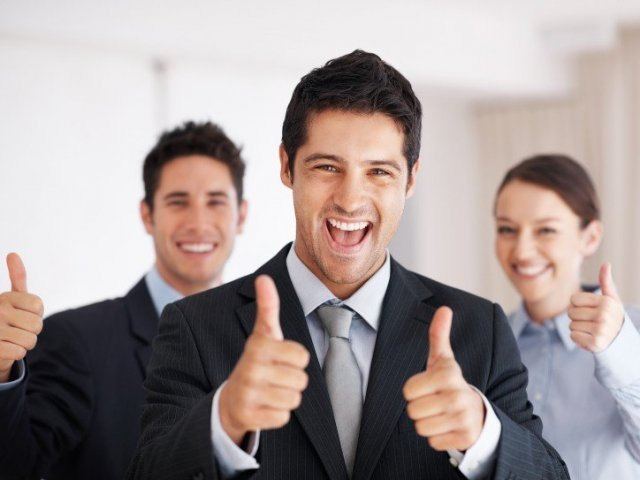
#> input picture pessoas/pessoas4.jpg, 640 x 480 px
$ python detec_faces.py
#> lines starting #> are read from the running program, lines starting #| are printed output that depends on the picture; after the words box and inside, x2 and y2 are one past the last pixel; in counts of white or black regions, pixels touching at a corner belong together
import cv2

# Leitura do arquivo haar para criar um classificador
classificador = cv2.CascadeClassifier('cascades/haarcascade_frontalface_default.xml')

# Leitura da imagem que sera usada
imagem = cv2.imread('pessoas/pessoas4.jpg')
#> imagem is the input picture: shape (480, 640, 3); mean B, G, R 151.1, 152.4, 164
# Conversao para tons de cinza
imagemCinza = cv2.cvtColor(imagem, cv2.COLOR_BGR2GRAY)
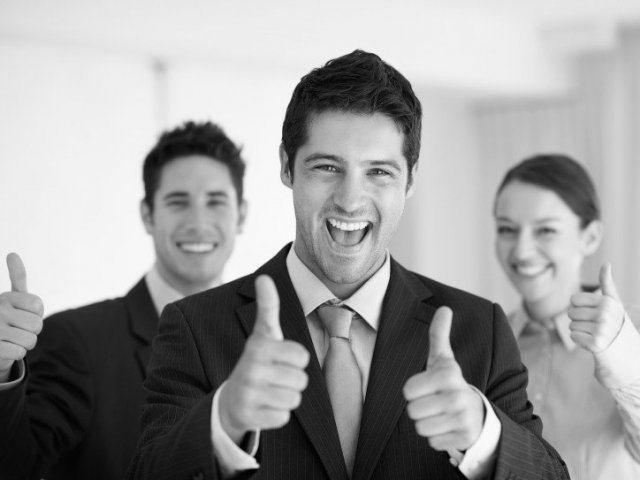
#> imagemCinza: shape (480, 640); min 0, max 255, mean 155.7

# Deteccao de faces na imagem carregada
# Usando o parametro scalefactor(>1). 1.1 eh o padrao = escala da detecao
# minNeighbors = Quantos vizinhos cada retangulo candidato deve ter para mante-lo(valor alto = menos deteccoes e maior qualidade)
# minSize = menor obj a ser reconhecido. 30 x 30 eh o padrao
facesDetectadas = classificador.detectMultiScale(imagemCinza, scaleFactor=1.1, minNeighbors=9, minSize=(30,30))
#> facesDetectadas = [[230, 361, 65, 65], [484, 191, 104, 104], [140, 158, 112, 112], [280, 113, 146, 146]]

# Print do numero de faces detectadas pelo algoritmo
print(len(facesDetectadas))
#| 4

# Print da regiao da faces detectadas
print(facesDetectadas)
#| [[230 361  65  65]
#|  [484 191 104 104]
#|  [140 158 112 112]
#|  [280 113 146 146]]

# Desenhar o quadrado nas faces detectadas. Comparar com o print anterior
for (x, y, largura, altura) in facesDetectadas:
	print(x, y, largura, altura)
	# Desenho do retangulo. No final cor e largura da borda
	cv2.rectangle(imagem, (x,y), (x + largura, y + largura), (0, 0 , 255), 2)
#> this loop made 4 passes
#| 230 361 65 65
#| 484 191 104 104
#| 140 158 112 112
#| 280 113 146 146
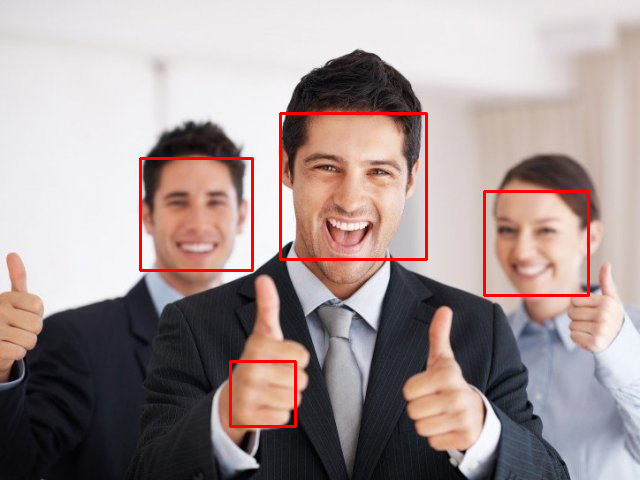
#> imagem: shape (480, 640, 3); 1.66% of pixels changed, all inside (x1, y1, x2, y2) = (139, 112, 590, 428)

# Mostrar a imagem na janela para o usuario
cv2.imshow('Faces encontradas', imagem)

cv2.waitKey()

$ run again, with pessoas/pessoas1.jpg copied over pessoas/pessoas4.jpg
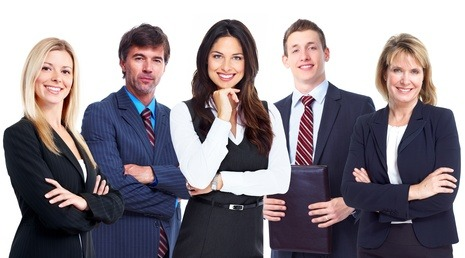
#> input picture pessoas/pessoas1.jpg, 465 x 258 px
#> imagem is the input picture: shape (258, 465, 3); mean B, G, R 141.5, 134.9, 142.7
#> `imagemCinza = cv2.cvtColor(imagem, cv2.COLOR_BGR2GRAY)`:
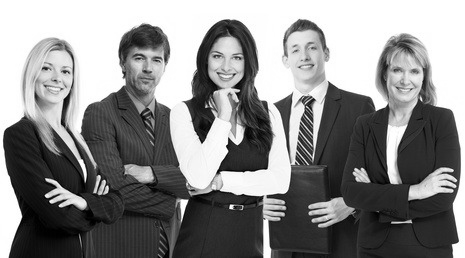
#> imagemCinza: shape (258, 465); min 0, max 255, mean 138
#> facesDetectadas = [[280, 29, 48, 48], [201, 37, 51, 51], [121, 37, 54, 54], [380, 51, 51, 51], [30, 49, 52, 52]]
#| 5
#| [[280  29  48  48]
#|  [201  37  51  51]
#|  [121  37  54  54]
#|  [380  51  51  51]
#|  [ 30  49  52  52]]
#> the loop `for (x, y, largura, altura) in facesDetectadas:` made 5 passes
#> (printed output is left out)
#> after the loop `for (x, y, largura, altura) in facesDetectadas:`:
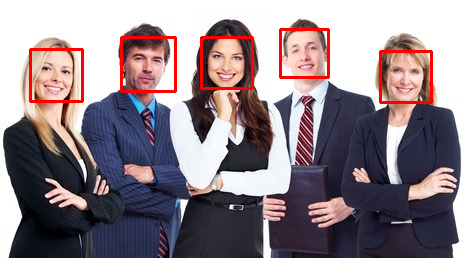
#> imagem: shape (258, 465, 3); 2.54% of pixels changed, all inside (x1, y1, x2, y2) = (29, 28, 433, 104)

$ run again, with pessoas/pessoas2.jpg copied over pessoas/pessoas4.jpg
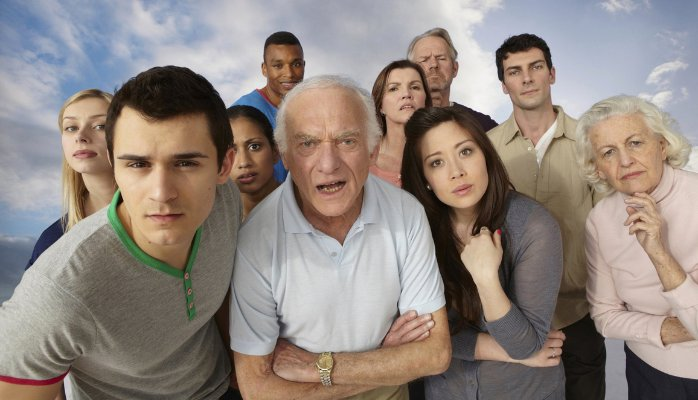
#> input picture pessoas/pessoas2.jpg, 698 x 400 px
#> imagem is the input picture: shape (400, 698, 3); mean B, G, R 128.3, 134.8, 145.9
#> `imagemCinza = cv2.cvtColor(imagem, cv2.COLOR_BGR2GRAY)`:
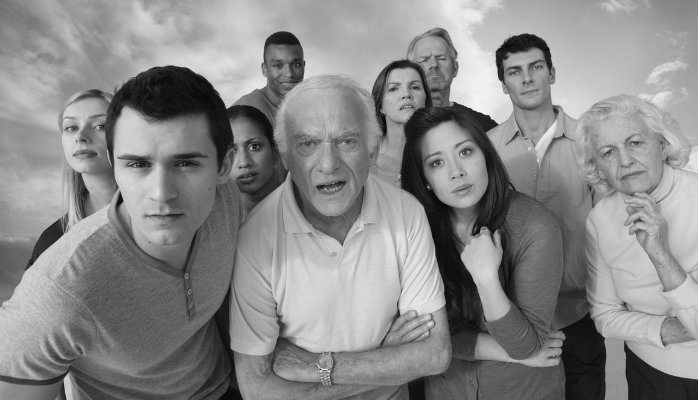
#> imagemCinza: shape (400, 698); min 2, max 252, mean 137.4
#> facesDetectadas = [[260, 45, 51, 51], [496, 46, 61, 61], [377, 67, 55, 55], [613, 172, 54, 54], [216, 123, 61, 61], [414, 127, 78, 78], [49, 99, 72, 72], [589, 120, 71, 71], [279, 104, 99, 99], [102, 117, 124, 124]]
#| 10
#| [[260  45  51  51]
#|  [496  46  61  61]
#|  [377  67  55  55]
#|  [613 172  54  54]
#|  [216 123  61  61]
#|  [414 127  78  78]
#> (further printed lines are left out)
#> the loop `for (x, y, largura, altura) in facesDetectadas:` made 10 passes
#> (printed output is left out)
#> after the loop `for (x, y, largura, altura) in facesDetectadas:`:
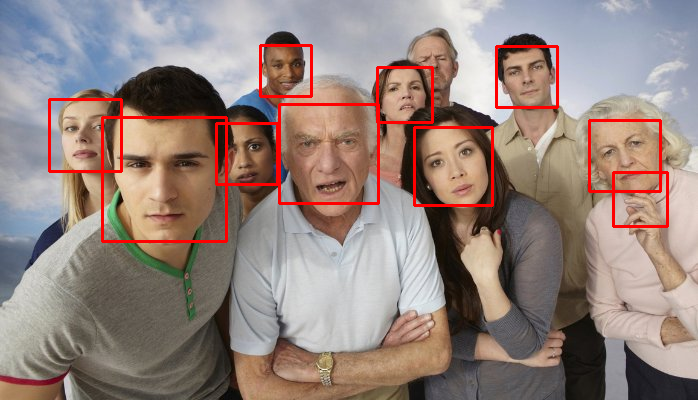
#> imagem: shape (400, 698, 3); 3.05% of pixels changed, all inside (x1, y1, x2, y2) = (48, 44, 669, 243)
